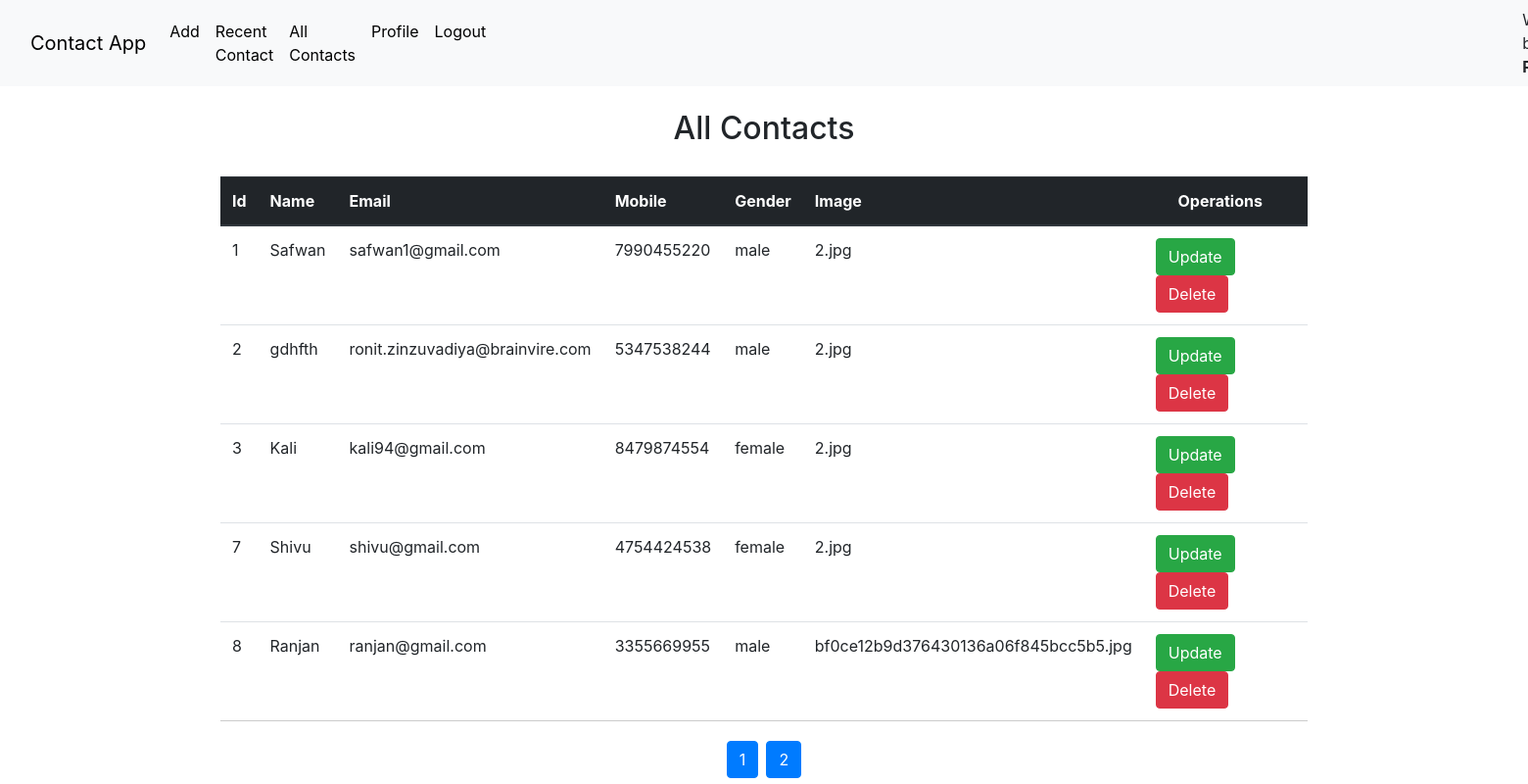
The app's page /all-contact.php (signed in) with its own data.
### tables this page shows
CREATE TABLE `addcontact` (
  `id` int NOT NULL,
  `name` varchar(100) NOT NULL,
  `email` varchar(100) NOT NULL,
  `mobile` varchar(20) NOT NULL,
  `gender` varchar(20) NOT NULL,
  `image` varchar(200) NOT NULL
);

### all-contact.php (the view, shortened to what this page needs)
<?php
include 'connect.php';
$sql = "SELECT * FROM `crud` WHERE email='$_SESSION[email]'";
$r=mysqli_query($con,$sql);
$data=mysqli_fetch_assoc($r);
?>
<!doctype html>
  <html lang="en">
  <head>
    <link rel="stylesheet" href="style.css">
    <link rel="stylesheet" href="https://cdn.jsdelivr.net/npm/bootstrap@4.0.0/dist/css/bootstrap.min.css">
  </head>
  <body>
    <nav class="navbar navbar-expand-lg bg-light">
      <div class="container-fluid">
        <a class="navbar-brand" href="#" style="color: black;">Contact App</a>
      <div class="collapse navbar-collapse" id="navbarNavAltMarkup">
        <div class="navbar-nav">
          <a class="nav-link" href="add-contact.php" style="color: black;">Add</a>
          <a class="nav-link" href="recent-contact.php" style="color: black;">Recent Contact</a>
          <a class="nav-link" href="all-contact.php" style="color: black;">All Contacts</a>
          <a class="nav-link" href="profile.php" style="color: black;">Profile</a>
          <a class="nav-link" href="logout.php" style="color: black;">Logout</a>
        </div>
      </div>
      <a style="margin-left: 1050px;">Welcome back, <b><?php echo $data['name']; ?></b> !</a>
    </div>
  </nav>
  <div class="container">
    <h2 style="text-align: center;"> All Contacts </h2>
      <table class="table">
        <thead class="thead-dark">
          <tr>
            <th scope="col">Id</th>
            <th scope="col">Name</th>
            <th scope="col">Email</th>
            <th scope="col">Mobile</th>
            <th scope="col">Gender</th>
            <th scope="col">Image</th>
            <th scope="col">&nbsp; &nbsp; &nbsp; Operations</th>
          </tr>
        </thead>
        <tbody>
      <?php
            $id = $_GET['pageid'];
            $results_per_page = 5;
            $sql = "select * from addcontact";
            $result = mysqli_query($con, $sql);
            $number_of_results = mysqli_num_rows($result);
            $number_of_pages = ceil($number_of_results / $results_per_page);
            if ($id <= $number_of_pages && $id >= 0) {
                if (!isset($_GET['pageid'])) {
                    $page = 1;
                } else {
                    $page = $_GET['pageid'];
                }
                $this_page_first_result = ($page - 1) * $results_per_page;
                $sql = "select * from addcontact LIMIT " . $this_page_first_result . ',' . $results_per_page;
                $result = mysqli_query($con, $sql);
                while ($rows = $result->fetch_assoc()) {
      ?>
                    <tr>
                      <td><?php echo $rows['id'] ?></td>
                      <td><?php echo $rows['name'] ?></td>
                      <td><?php echo $rows['email'] ?></td>
                      <td><?php echo $rows['mobile'] ?></td>
                      <td><?php echo $rows['gender'] ?></td>
                      <td><?php echo $rows['image'] ?></td>
                      <td>
                        <a href="update.php?updateid=<?php echo $rows['id'] ?>" style="color: black;"><button class="btn btn-success" style="margin-right: 0px;">Update</button></a>
                        <a href="delete.php?deleteid=<?php echo $rows['id'] ?>" style="color: black;"><button class="btn btn-danger" onclick ='return deleteConfirm()' style="margin-right: 0px;">Delete</button></a>
                      </td>
                    </tr>
                <?php
                }
                ?>
         </tbody>
      </table>
    <center>
        <?php
          for ($page = 1; $page <= $number_of_pages; $page++) {
        ?>
          <div class="pagination justify-content-center"><div style="float: left;">
          <button class="btn btn-primary m-1" >
            <?php echo '<a class="text-white" href="all-contact.php?pageid=' . $page . '">' . $page . '</a> '; ?>
          </button>
          </div>
        <?php
                }
        ?>
    </center>
<?php
  }
?>
    </div>
   </body>
  </html>

### style.css (style rules this page uses)
body { font-size: 19px; }
table { width: 50%; margin: 30px auto; border-collapse: collapse; text-align: left; }
tr { border-bottom: 1px solid #cbcbcb; }
th, td { border: none; height: 30px; padding: 2px; }
.btn { padding: 10px; font-size: 15px; color: white; background: #5F9EA0; border: none; border-radius: 5px; }

### records on screen
addcontact: id "1", name "Safwan", email "safwan1@gmail.com", mobile "7990455220", gender "male", image "2.jpg"
addcontact: id "2", name "gdhfth", email "ronit.zinzuvadiya@brainvire.com", mobile "5347538244", gender "male", image "2.jpg"
addcontact: id "3", name "Kali", email "kali94@gmail.com", mobile "8479874554", gender "female", image "2.jpg"
addcontact: id "7", name "Shivu", email "shivu@gmail.com", mobile "4754424538", gender "female", image "2.jpg"
addcontact: id "8", name "Ranjan", email "ranjan@gmail.com", mobile "3355669955", gender "male", image "bf0ce12b9d376430136a06f845bcc5b5.jpg"
